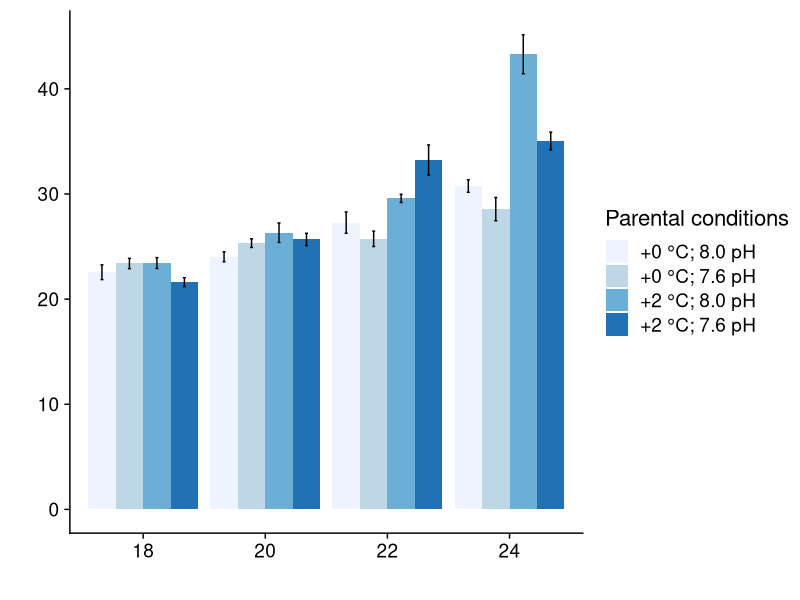
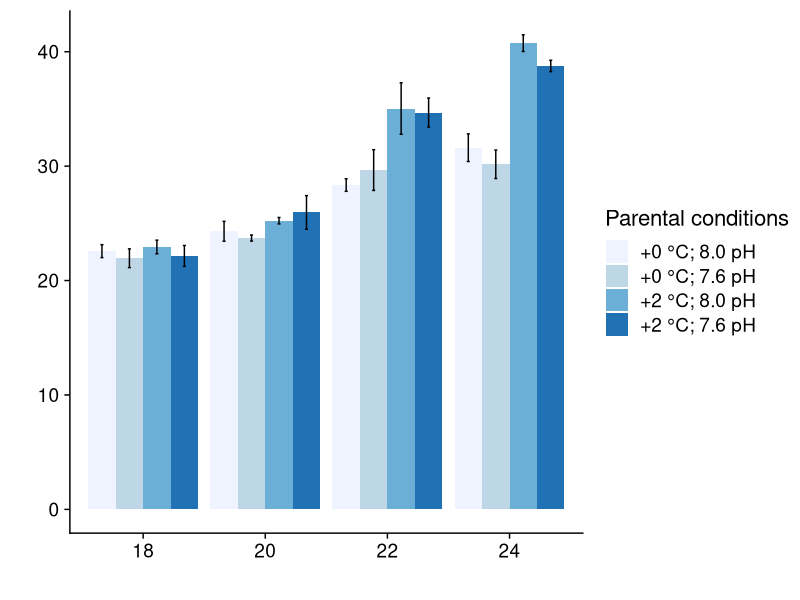
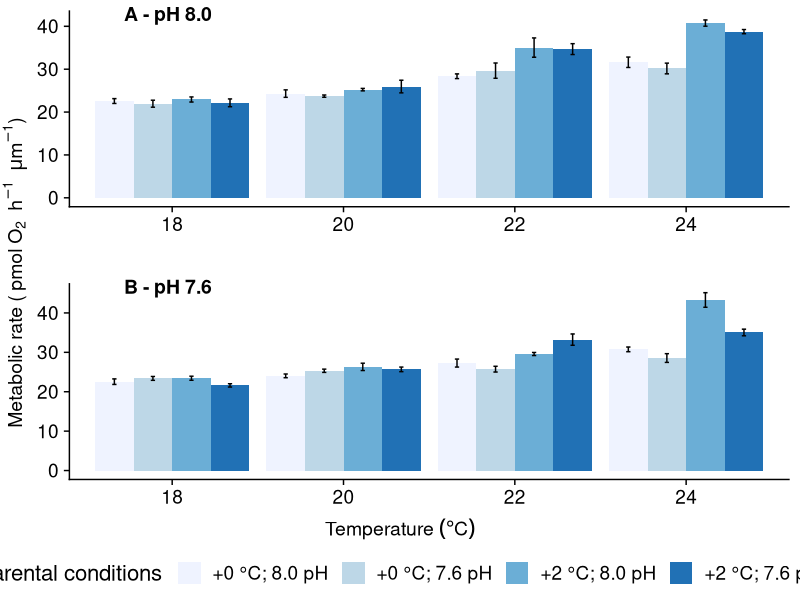
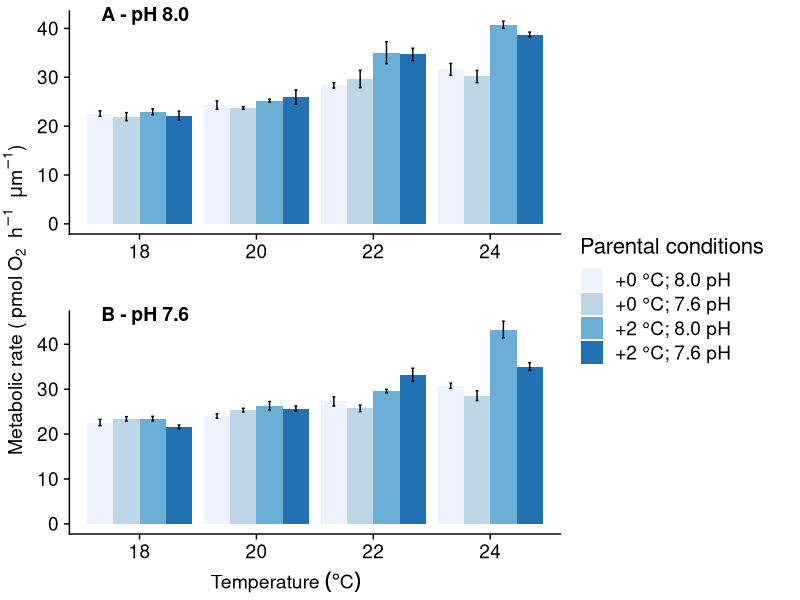
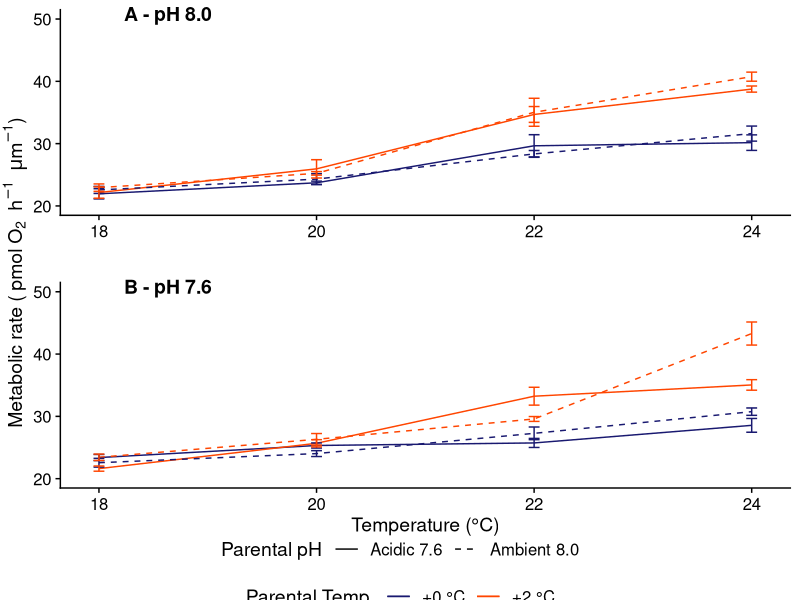

Generate these figures, in order, with R: (Note: this script raises an error after producing the figures.)
library(tidyverse)
library(readxl)
dt <- 
  read_excel("input/ch_larval/larval_mR_2015.xlsx", sheet = 2, skip = 1) %>%
  group_by(parents, parent_temp, parent_ph, temp, ph) %>%
  summarise(mean = mean(mr),
    se = sd(mr)/sqrt(3)) %>%
  print()


# alternative bar plots -----
# offspring low pH
p1_bar <- 
  dt %>%
  mutate(parents = factor(parents, levels = c("0C", "0A", "2C", "2A"))) %>%
  filter(ph == "pH 7.6") %>%
  ggplot(aes(factor(temp), mean, fill = parents)) +
  geom_bar(stat = "identity", position = "dodge") +
  geom_errorbar(aes(ymin = mean - se, ymax = mean + se), width = .1,
                position = position_dodge(.9)) +
  cowplot::theme_cowplot(font_size = 16) +
  scale_fill_brewer(name = "Parental conditions",
                    labels = c(
                      "+0 °C; 8.0 pH",
                      "+0 °C; 7.6 pH",
                      "+2 °C; 8.0 pH",
                      "+2 °C; 7.6 pH")) +
  xlab("") +
  ylab("") +
  geom_blank()
p1_bar

# offspring ambient pH
p2_bar <- 
  dt %>%
  mutate(parents = factor(parents, levels = c("0C", "0A", "2C", "2A"))) %>%
  filter(ph == "pH 8.0") %>%
  ggplot(aes(factor(temp), mean, fill = parents)) +
  geom_bar(stat = "identity", position = "dodge") +
  geom_errorbar(aes(ymin = mean - se, ymax = mean + se), width = .1,
                position = position_dodge(.9)) +
  cowplot::theme_cowplot(font_size = 16) +
  scale_fill_brewer(name = "Parental conditions",
                    labels = c(
                      "+0 °C; 8.0 pH",
                      "+0 °C; 7.6 pH",
                      "+2 °C; 8.0 pH",
                      "+2 °C; 7.6 pH")) +
  xlab("") + # leave this blank so that it doesn't duplicate in plot_grid()
  ylab("") +
  geom_blank()
p2_bar

# Get legend out
legend_right <- cowplot::get_legend(p1_bar + 
    theme(legend.box.margin = margin(0, 0, 0, 12)))

legend_bot <- cowplot::get_legend(p1_bar +
    theme(legend.direction = "horizontal",
      legend.justification = "center" ,
      legend.box.just = "bottom"))

pp_hz <- 
  cowplot::plot_grid(p2_bar + theme(legend.position = "none"), 
  p1_bar + theme(legend.position = "none"),
  ncol = 1,
  labels = c("A - pH 8.0","B - pH 7.6"),
  label_x = .1) +
  cowplot::draw_label((expression("Metabolic rate (" ~ pmol ~ O[2] ~~ h ^ -1 ~~ mu*m ^ -1 * ")")), x = 0, y = 0.5, vjust = 1.1, angle = 90) +
  cowplot::draw_label(expression("Temperature " ( degree*C)), x = .5, y = .03)


pp_bleg <- cowplot::plot_grid(pp_hz, legend_bot, ncol = 1, rel_heights = c(1, .1))
pp_bleg

pp_sleg <- cowplot::plot_grid(pp_hz, legend_right, rel_widths = c(1, .4))
pp_sleg


pp_vert <- 
  cowplot::plot_grid(p2_bar + theme(legend.position = "none"), 
  p1_bar + theme(legend.position = "none"),
  ncol = 2,
  labels = c("A", "B")) +
  cowplot::draw_label((expression("Metabolic rate (" ~ pmol ~ O[2] ~~ h ^ -1 ~~ mu*m ^ -1 * ")")), x = 0, y = 0.5, vjust = 1.1, angle = 90) +
  cowplot::draw_label(expression("Offspring temperature " ( degree*C)), x = .5, y = .03)

# horizontally spaced plots, with legend
pp_vert_leg <- 
  cowplot::plot_grid(pp_vert, legend_right, rel_widths = c(1, .3))
  



# Plot as cowplot top-down line plots -----

dt_lowph <- dt %>%
  filter(ph == "pH 7.6") %>%
  # group_by(parents, temp, ph) %>%
  print()


# line plot
p1 <-
  ggplot(dt_lowph, aes(temp, mean, colour = factor(parent_temp))) +
  # data:
  geom_line(aes(linetype = parent_ph)) +
  geom_errorbar(aes(ymin = mean - se, ymax = mean + se), 
                width = .1) +
  ylim(20,50) +
  # overall theme:
  cowplot::theme_cowplot() +
  scale_colour_manual(values = c("midnightblue", "orangered1")) +
  scale_linetype_manual(name = "Parental pH", 
                        labels = c("Acidic 7.6", "Ambient 8.0"),
                        values = c(1,2)) + 
  # axis labels
  xlab("Temperature (°C)") +
  ylab("") +
  # ylab((expression("Metabolic rate (" ~ pmol ~ O[2] ~~ h ^ -1 ~~ mu*m ^ -1 * ")"))) +
  geom_blank()


dt_ambph <- dt %>% 
  filter(ph == "pH 8.0") %>%
  print()

p2 <-
ggplot(dt_ambph, aes(temp, mean, colour = factor(parent_temp))) +
  # data:
  geom_line(aes(linetype = parent_ph)) +
  geom_errorbar(aes(ymin = mean - se, ymax = mean + se), 
                width = .1) + 
  ylim(20,50) +
  # overall theme
  cowplot::theme_cowplot() +
  scale_colour_manual(name = "Parental Temp.", 
                      labels = c("+0 °C", "+2 °C"),
                      values = c("midnightblue", "orangered1")) +
  scale_linetype_manual(name = "Parental pH", 
                        labels = c("Acidic 7.6", "Ambient 8.0"),
                        values = c(1,2)) +
  theme(legend.key.size = unit(1.4,"line")) +
  # axis labels
  # xlab("Temperature (°C)") +
  xlab("") +
  ylab("") +
  # ylab((expression("Metabolic rate (" ~ pmol ~ O[2] ~~ h ^ -1 ~~ mu*m ^ -1 * ")"))) +
  geom_blank()


# Get legend out
# legend <- cowplot::get_legend(p2)
legend <- cowplot::get_legend(p2 + 
    theme(legend.direction = "horizontal",
      legend.justification = "center" ,
      legend.box.just = "bottom"))

p1p2 <- 
  cowplot::plot_grid(p2 + theme(legend.position = "none"), 
                     p1 + theme(legend.position = "none"),
                     ncol = 1,
                     labels = c("A - pH 8.0","B - pH 7.6"),
                     label_x = .1) +
  cowplot::draw_label((expression("Metabolic rate (" ~ pmol ~ O[2] ~~ h ^ -1 ~~ mu*m ^ -1 * ")")),
                      x = 0, y = 0.5, vjust = 1.1, angle = 90)
# to add italics to units  
# cowplot::draw_label((expression("Metabolic rate (" ~ italic(pmol ~ O[2] ~~ h ^ -1 ~~ mu*m ^ -1) * ")")),
  #                   x = 0, y = 0.5, vjust = 1.1, angle = 90)
# p1p2 <- 
# p1p2 <- cowplot::ggdraw(cowplot::add_sub(p1p2, "Larvae in 8.0 pH", vpadding=grid::unit(0, "lines"),
                                 # y = 59.3, x = .1, hjust = 0))

# p1p2 <- cowplot::ggdraw(cowplot::add_sub(p1p2, "Larvae in 7.6 pH", vpadding=grid::unit(0, "lines"),
#                                  y = 119.5, x = .1, hjust = 0))
# p1p2

p1p2 <- cowplot::plot_grid(p1p2, legend, ncol = 1, rel_heights = c(1, .1))
p1p2
# ANALYSE

model <- lm(mean ~ temp * ph * parents, dt)
# summary(model)
car::Anova(model)

newmodel <- lm(mean ~ temp*ph*parents - temp:ph - ph:parents - temp:ph:parents, dt)
car::Anova(newmodel)

lm(mean ~ temp*ph*parents - temp:ph - ph:parents - temp:ph:parents, dt) %>%
  car::Anova(type = 3, contrasts = list(topic=contr.sum, sys=contr.sum))


## separate parental conditions
lm(mean ~ temp * ph * parent_temp * parent_ph, dt) %>%
  car::Anova(type = 3, contrasts = list(topic=contr.sum, sys=contr.sum))

lm(mean ~ temp + ph + parent_temp + parent_ph + temp:parent_temp, dt) %>%
  car::Anova(type = 3, contrasts = list(topic=contr.sum, sys=contr.sum))


lm(mean ~ temp + ph + parent_temp + parent_ph + temp:parent_temp + ph:parent_temp + temp:parent_ph + ph:parent_ph + parent_temp:parent_ph + temp:ph, dt) %>%
  car::Anova(type = 3, contrasts = list(topic=contr.sum, sys=contr.sum))


# fix? did i forget to set parents as factors?
lm(mean ~ temp + ph + factor(parent_temp) + factor(parent_ph) + temp:factor(parent_temp) + ph:factor(parent_temp) + temp:factor(parent_ph) + ph:factor(parent_ph) + factor(parent_temp):factor(parent_ph) + temp:ph, dt) %>%
  car::Anova(type = 3, contrasts = list(topic=contr.sum, sys=contr.sum))
# results exactly the same phew!
# 
# library(emmeans)
# emmeans(model, pairwise ~ temp + parents)

# Export ----
# rm(resp_data)
cowplot::save_plot(
  "figs/ch_larval/larvalrates.png", p1p2,
  base_height = 14, base_width = 8
)


save.image(file = "output/ch_larval/larvalresp.RData")
# RColorBrewer::display.brewer.all()
